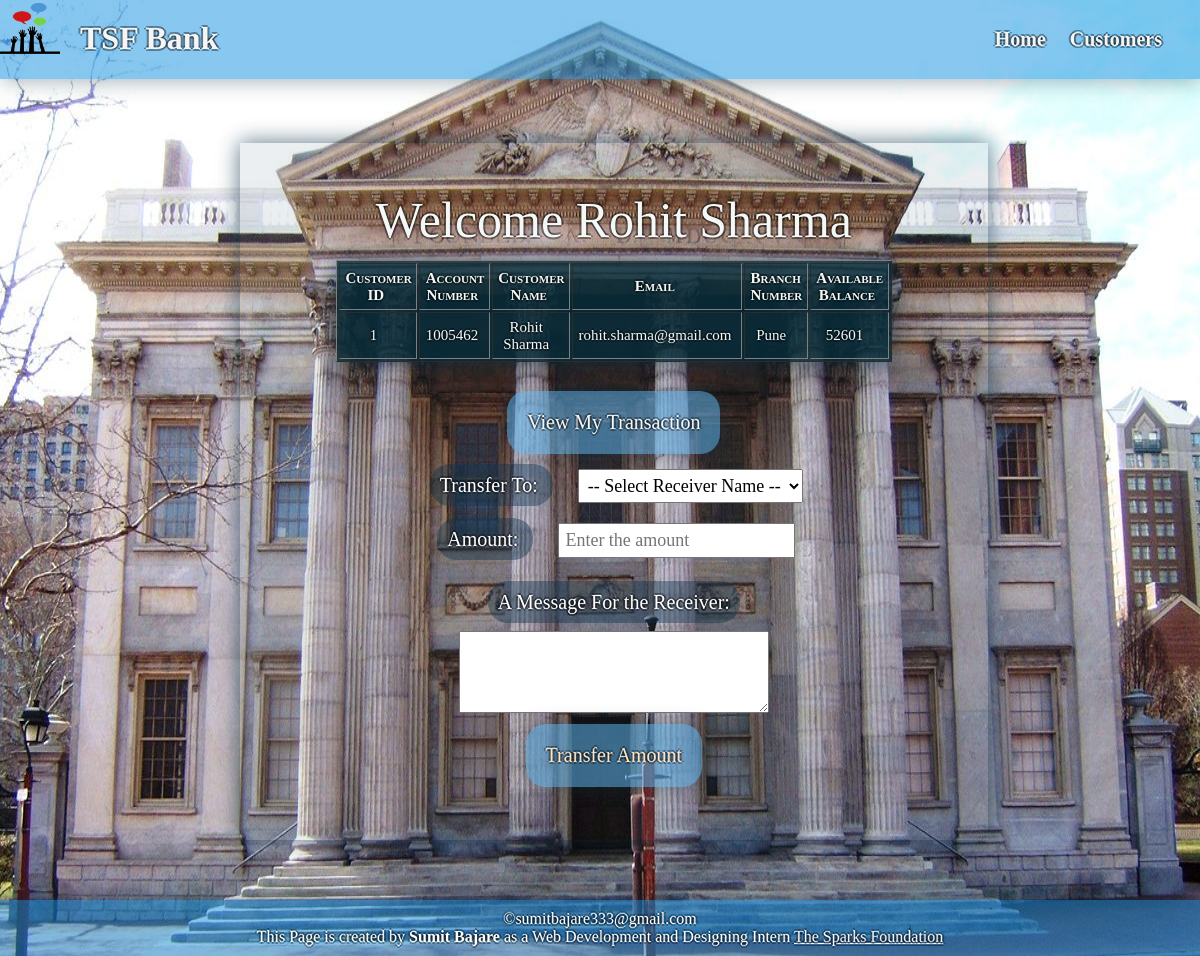
The page /transfer.php?id=1 on the database its author committed.
### tables this page shows
CREATE TABLE `bankusers` (
  `CustomerID` int(5) NOT NULL,
  `AccountNumber` int(10) NOT NULL,
  `CustomerName` varchar(50) DEFAULT NULL,
  `Email` varchar(30) NOT NULL,
  `BranchName` varchar(50) DEFAULT NULL,
  `TotalWithdrawal` int(20) NOT NULL,
  `TotalDeposist` int(11) NOT NULL,
  `AvailableBalance` int(10) NOT NULL
);

### transfer.php (the view, shortened to what this page needs)
<!DOCTYPE html>
<html lang="en">
<head>
    <link rel="stylesheet" href="style_transfer.css">
</head>
<body>
    <header>
        <img src="tsf_logo.png" alt="bank logo">
        <h1>TSF Bank</h1>
        <nav id="nav_bar">
            <a href="index.html">Home</a>
            <a href="view.php">Customers</a>
        </nav>
    </header>
    <section class="transfer">
        <?php
    $username="root";
    $password="Root@db123";
    $db="bankusers";
    $conn = new mysqli("localhost", $username,$password,$db) or die ("You are not Connected");
        $customerid = $_GET['id'];
        $sqlget = "SELECT * FROM bankusers WHERE CustomerID = '$customerid'";
        $sqldata = mysqli_query($conn,$sqlget) or die('Error Getting the data');
        while($row = mysqli_fetch_array($sqldata, MYSQLI_ASSOC)){
            $name = $row['CustomerName'];
        }
        echo "<table border='1' id='table_view'>";
        echo "<caption>Welcome ".$name."</caption>";
        echo "<tr>
            <th>Customer ID</th>
            <th>Account Number</th>
            <th>Customer Name</th>
            <th>Email</th>
            <th>Branch Number</th>
            <th>Available Balance</th>
            </tr>";
            $sqlget = "SELECT * FROM bankusers WHERE CustomerID = '$customerid'";
            $sqldata = mysqli_query($conn,$sqlget) or die('Error Getting the data');
        while($row = mysqli_fetch_array($sqldata, MYSQLI_ASSOC)){
            echo "<tr><td>";
                echo $row['CustomerID'];
            echo "</td><td>";
                echo $row['AccountNumber'];
            echo "</td><td>";
                echo $row['CustomerName'];
            echo "</td><td>";
                echo $row['Email'];
            echo "</td><td>";
                echo $row['BranchName'];
            echo "</td><td>";
                echo $row['AvailableBalance'];
            echo "</td></tr>";
        }
          echo "</table>";
        echo "<br/>
        <form action='transaction_all.php'>
        <input type='hidden' name='tn' value='$customerid'>
        <button type='button' class='button'><a href='transfer_me.php?id=$customerid'>View My Transaction</a></button><br/>
        <label>Transfer To:  </label>
        <select name='rn' required>
            <option disabled selected>-- Select Receiver Name --</option>";
        echo "</select><br/>";
        echo '<label>Amount:  </label><input type="number" name="cashtransfer" id="cashtransfer" placeholder="Enter the amount" value="" required="required"><br/><br/>
        <label>A Message For the Receiver: </label><br/>
        <textarea name="msg" rows="5" cols="40"></textarea>
        <button type="submit">Transfer Amount</button>
        </form>';
        ?>
    </section>
    <footer>
        &copy;sumitbajare333@gmail.com
        <p>This Page is created by <b>Sumit Bajare</b> as a Web Development and Designing Intern <u> <a href="https://www.thesparksfoundationsingapore.org">The Sparks Foundation </a></u> </p>
    </footer>
</body>
</html>

### style_transfer.css (style rules this page uses)
* { margin: 0px; padding: 0px; font-family: 'Times New Roman', Times, serif; }
body { background-image: url("bank_bg.jpeg"); background-repeat: no-repeat; background-size: 100% 100%; color: white; }
header { display: inline-block; background-color: rgba(17, 143, 226, 0.5); width: 100%; color: whitesmoke; text-shadow: 2px 0px 0px rgba(0, 1, 2, 0.377), 0px 2px 0px rgba(0, 1, 2, 0.377), -2px 0px 0px rgba(0, 1, 2, 0.377), 0px -2px 0px rgba(0, 1, 2, 0.377); box-shadow: 2px 2px 20px rgba(17, 52, 77, 0.377); }
header h1 { margin: 20px; float: left; }
header img { float: left; width: 60px; height: 60px; }
nav { float: right; padding: 28px; }
nav a { text-decoration: none; color: whitesmoke; font-size: 20px; font-weight: bolder; padding: 10px; }
form { text-shadow: 2px 0px 0px rgba(0, 1, 2, 0.377), 0px 2px 0px rgba(0, 1, 2, 0.377), -2px 0px 0px rgba(0, 1, 2, 0.377), 0px -2px 0px rgba(0, 1, 2, 0.377); }
.transfer { display: inline-block; position: relative; border: transparent; font-size: 20px; background-color: rgba(60, 102, 119, 0.1); box-shadow: 2px -2px 20px rgba(17, 52, 77, 0.377), -2px 2px 20px rgba(17, 52, 77, 0.377); padding: 4% 8% 4% 8%; text-align: center; margin: 5% 20% 5% 20%; text-shadow: 2px 0px 0px rgba(0, 1, 2, 0.377), 0px 2px 0px rgba(0, 1, 2, 0.377), -2px 0px 0px rgba(0, 1, 2, 0.377), 0px -2px 0px rgba(0, 1, 2, 0.377); }
caption { font-size: 50px; margin-bottom: 2%; }
table { text-align: center; font-size: 15px; color: rgb(243, 247, 245); background-color: rgba(6, 44, 59, 0.829); box-shadow: 2px -2px 20px rgba(17, 52, 77, 0.377), -2px 2px 20px rgba(17, 52, 77, 0.377); width: 100%; }
th { font-variant: small-caps; }
td, th { padding: 1%; padding-right: 10px; }
td { padding-right: 15px; }
a { text-decoration: none; color: whitesmoke; }
button { display: inline-block; padding: 20px; border-radius: 20px; margin: 1% 10% 1% 10%; border: transparent; background-color: rgba(87, 169, 224, 0.582); color: bisque; box-shadow: 2px 2px 20px rgba(17, 52, 77, 0.377); font-size: 20px; text-shadow: 2px 0px 0px rgba(0, 1, 2, 0.377), 0px 2px 0px rgba(0, 1, 2, 0.377), -2px 0px 0px rgba(0, 1, 2, 0.377), 0px -2px 0px rgba(0, 1, 2, 0.377); }
.button { margin: 1%; }
textarea { margin-top: 3%; }
footer { clear: both; color: white; text-shadow: 2px 0px 0px rgba(0, 1, 2, 0.377), 0px 2px 0px rgba(0, 1, 2, 0.377), -2px 0px 0px rgba(0, 1, 2, 0.377), 0px -2px 0px rgba(0, 1, 2, 0.377); text-align: center; height: 10%; padding: 10px; box-shadow: 2px -2px 20px rgba(17, 52, 77, 0.377); background-color: rgba(17, 143, 226, 0.5); }
label { margin: 15px; font-size: 20px; background-color: rgba(12, 51, 77, 0.418); border-radius: 20px; padding: 10px; }
select, input[type="number"] { margin: 10px; font-size: large; padding: 5px; }

### rows shown on the page
bankusers: CustomerName "Rohit Sharma", CustomerID "1", AccountNumber "1005462", Email "rohit.sharma@gmail.com", BranchName "Pune", AvailableBalance "52601"
